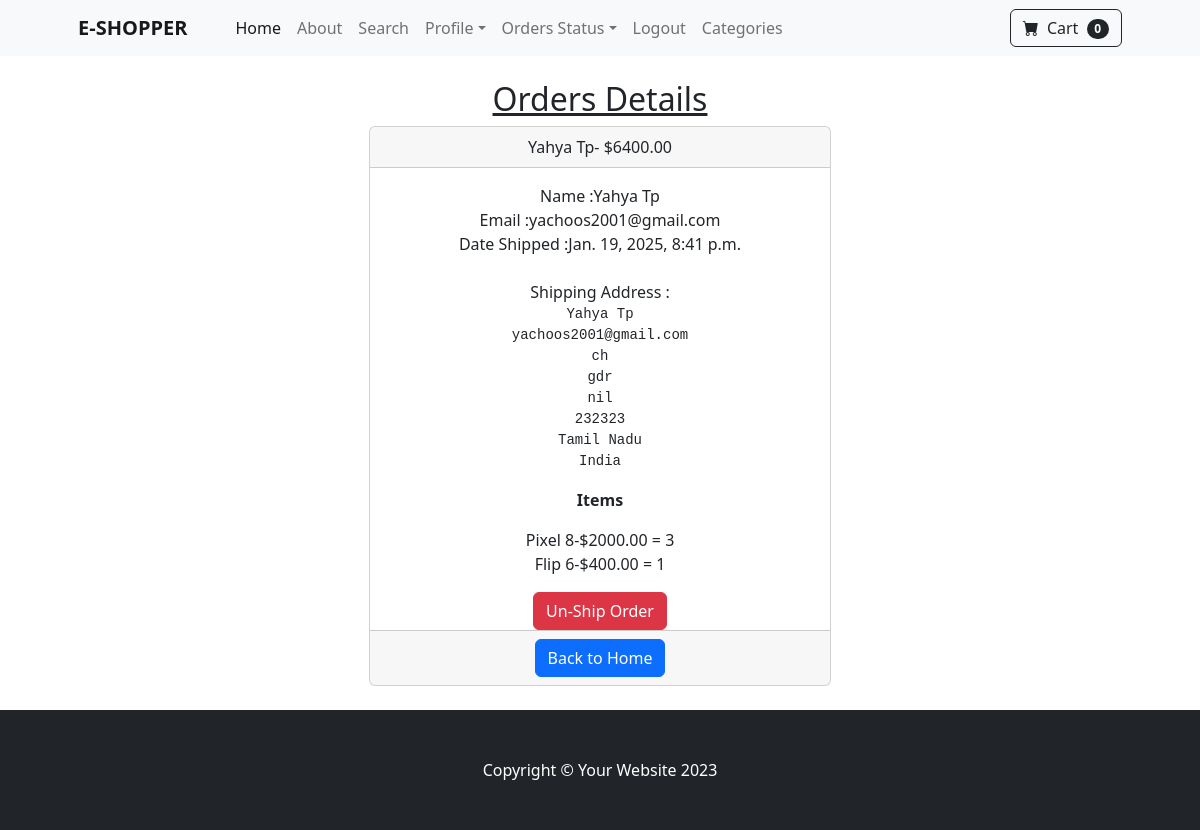
/payments/orders/35 (signed in), run on the app's committed database.
### payments/models.py (models this page shows, shortened)
class Order(models.Model):
    user =models.ForeignKey(User,on_delete=models.CASCADE,null=True,blank=True)
    full_name =models.CharField(max_length=200)
    email =models.EmailField(max_length=200)
    shipping_address =models.TextField()
    amount_paid =models.DecimalField(max_digits=10,decimal_places=2)
    date_ordered =models.DateField(auto_now_add=True)
    shipped =models.BooleanField(default=False)
    date_shipped = models.DateTimeField(null=True,blank=True)

class OrderItem(models.Model):
    order =models.ForeignKey(Order,on_delete=models.CASCADE,null=True)
    product =models.ForeignKey(Products,on_delete=models.CASCADE,null=True)
    user =models.ForeignKey(User,on_delete=models.CASCADE,null=True,blank=True)
    quantity =models.PositiveBigIntegerField(default=1)
    price =models.DecimalField(max_digits=10,decimal_places=2)

### store/models.py (models this page shows)
class Products(models.Model):
    name =models.CharField(max_length=50)
    price =models.DecimalField(default=0, decimal_places=2,max_digits=6)
    category =models.ForeignKey(Category,on_delete=models.CASCADE, default=1)
    description =models.CharField(max_length=250,null=True,blank=True)
    image =models.ImageField(upload_to='products/',)
    on_sale =models.BooleanField(default=False)
    sale_price =models.DecimalField(default=0,decimal_places=2,max_digits=6)
    def __str__(self):
        return self.name

### payments/views.py (the view, shortened to what this page needs)
# urls.py: path('orders/<int:pk>',views.orders,name='orders'),
def orders(request,pk):
    if request.user.is_authenticated and request.user.is_superuser:
        order =Order.objects.get(id=pk)
        items =OrderItem.objects.filter(order=pk)
        return render(request,'orders.html',{'order':order,'items':items})
    else:
        messages.success(request,"Access Denied")
        return redirect('home')

### cart/cart.py (called while the page is built)
    def __len__(self):
        return len(self.cart)

### cart/context_processors.py (called while the page is built)
def cart(request):
    return{'cart':Cart(request)}

### payments/templates/orders.html (shortened to what this page needs)
{% extends 'base.html' %}
{% block content %}
        <div class="row d-flex justify-content-center">
                <div class="col-sm-5 align-items-center p-4">
                    <h2 class="text-center "><u>Orders Details</u></h2>
                    <div class="card text-center">
                        <div class="card-header">
                          {{ order.full_name }}- ${{ order.amount_paid }}
                        </div>
                        <div class="card-body">
                            Name :{{ order.full_name}} <br>
                            Email :{{ order.email }} <br>
                            {% if order.date_shipped %}
                            Date Shipped :{{ order.date_shipped }}
                            {% else %}
                            Date Ordered :{{ order.date_ordered }}
                            {% endif %} <br><br>
                            Shipping Address : <br>
                            <pre>{{ order.shipping_address }}</pre>
                          <p class="card-text"><b>Items</b></p>
                          {% for i in items %}
                          {{ i.product }}-${{ i.price}} = {{ i.quantity }} <br>
                          {% endfor %}
                        </div>
                        {% if not order.shipped %}
                        <form action="" method="POST">
                          {% csrf_token %}
                          <input type="hidden" name="shipping_status" value="true">
                          <button type="submit" class="btn btn-danger">Ship Order</button>
                        </form>
                        {% else %}
                        <form action="" method="POST">
                          <button type="submit" class="btn btn-danger">Un-Ship Order</button>
                        </form>
                        {% endif %}
                        <div class="card-footer text-muted">
                            <a href="{% url 'home' %}" class="btn btn-primary">Back to Home</a>
                        </div>
                      </div>
        </div>
{% endblock %}

### store/templates/base.html (shortened to what this page needs)
{% load static %}
<!DOCTYPE html>
<html lang="en">
    <head>
        <link href="https://cdn.jsdelivr.net/npm/bootstrap-icons@1.5.0/font/bootstrap-icons.css" rel="stylesheet" />
        <link href="{% static 'css/styles.css'%}" rel="stylesheet" />
    </head>
    <body>
        <nav class="navbar navbar-expand-lg navbar-light bg-light">
            <div class="container px-4 px-lg-5">
                <a class="navbar-brand" href="{% url 'home' %}"><b>E-SHOPPER</b></a>
                <div class="collapse navbar-collapse" id="navbarSupportedContent">
                    <ul class="navbar-nav me-auto mb-2 mb-lg-0 ms-lg-4">
                        <li class="nav-item"><a class="nav-link active" aria-current="page" href="{% url 'home' %}">Home</a></li>
                        <li class="nav-item"><a class="nav-link" href="{% url 'about' %}">About</a></li>
                        <li class="nav-item"><a class="nav-link" href="{% url 'search' %}">Search</a></li>
                        {% if user.is_authenticated %}
                        <li class="nav-item dropdown">
                            <a class="nav-link dropdown-toggle" href="#" id="navbarDropdown" role="button" data-bs-toggle="dropdown"  aria-expanded="false">Profile</a>
                        </li>
                        {% if user.is_superuser %}
                        <li class="nav-item dropdown">
                            <a class="nav-link dropdown-toggle" href="#" id="navbarDropdown" role="button" data-bs-toggle="dropdown"  aria-expanded="false">Orders Status</a>
                        </li>
                        {% endif %}
                        <li class="nav-item"><a class="nav-link" href="{% url 'logout' %}">Logout</a></li>
                        {% else %}
                        <li class="nav-item"><a class="nav-link" href="{% url 'login' %}">Login</a></li>
                        <li class="nav-item"><a class="nav-link" href="{% url 'signup' %}">Signup</a></li>
                        {% endif %}
                        <li class="nav-item"><a class="nav-link" href="{% url 'category_summary' %}">Categories</a></li>
                    </ul>
                    <form class="d-flex">
                        <a href="{% url 'cartsummary'%}" class="btn btn-outline-dark" type="submit">
                            <i class="bi-cart-fill me-1"></i>
                            Cart
                            <span id="cart_quantity" class="badge bg-dark text-white ms-1 rounded-pill">{{ cart|length }}</span>
                        </a>
                    </form>
                </div>
            </div>
        </nav>
        {% block content %}
        {% endblock %}
   <footer class="py-5 bg-dark">
    <div class="container"><p class="m-0 text-center text-white">Copyright &copy; Your Website 2023</p></div>
</footer>
</body>
</html>

### data on the page
Order: full_name "Yahya Tp", amount_paid "6400.00", email "yachoos2001@gmail.com", date_shipped "Jan. 19, 2025, 8:41 p.m.", shipping_address "Yahya Tp yachoos2001@gmail.com ch gdr nil 232323 Tamil Nadu India"
OrderItem: product "Pixel 8", price "2000.00", quantity "3"
OrderItem: product "Flip 6", price "400.00", quantity "1"

### other printed values
{{ cart|length }} "0"
